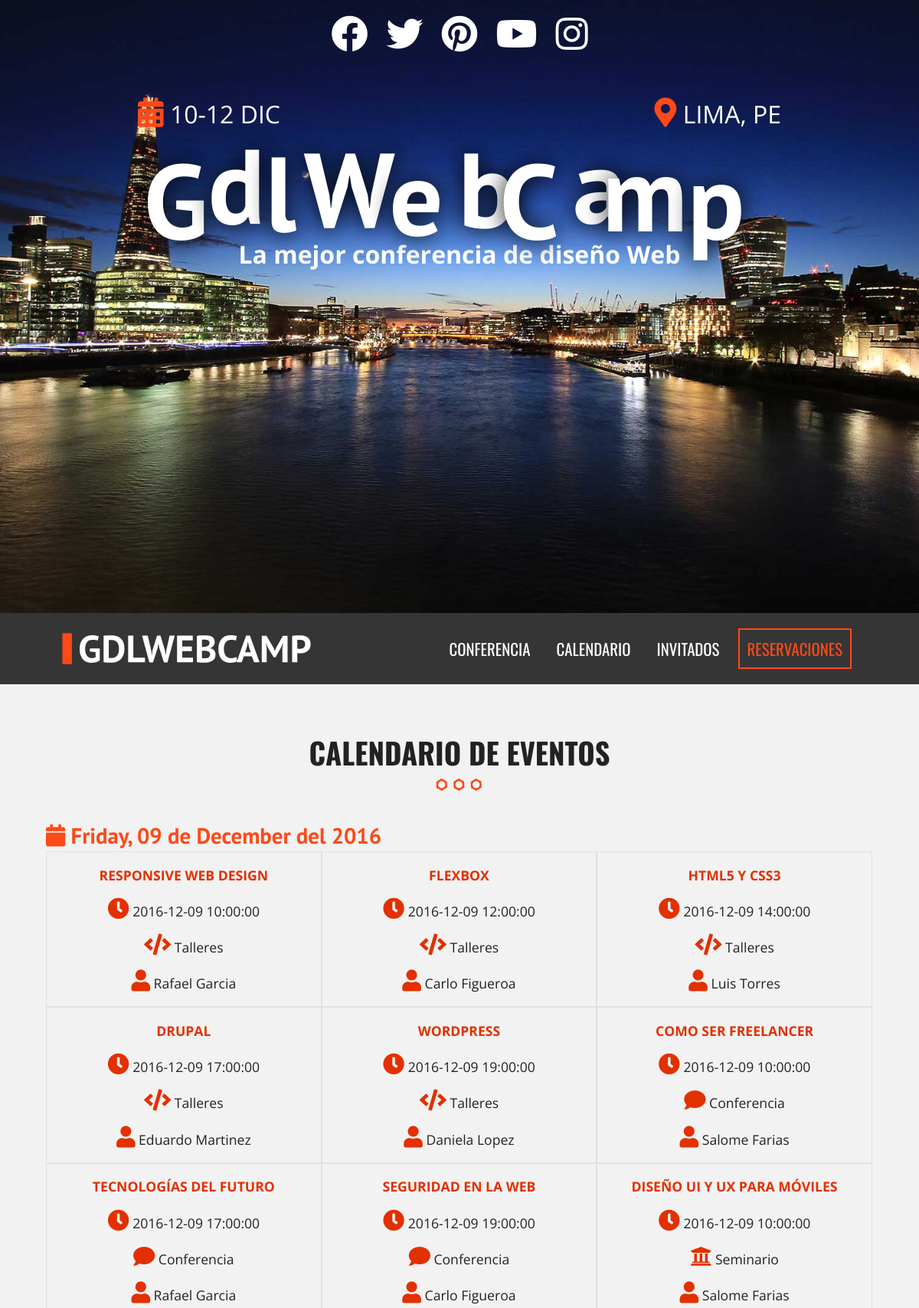
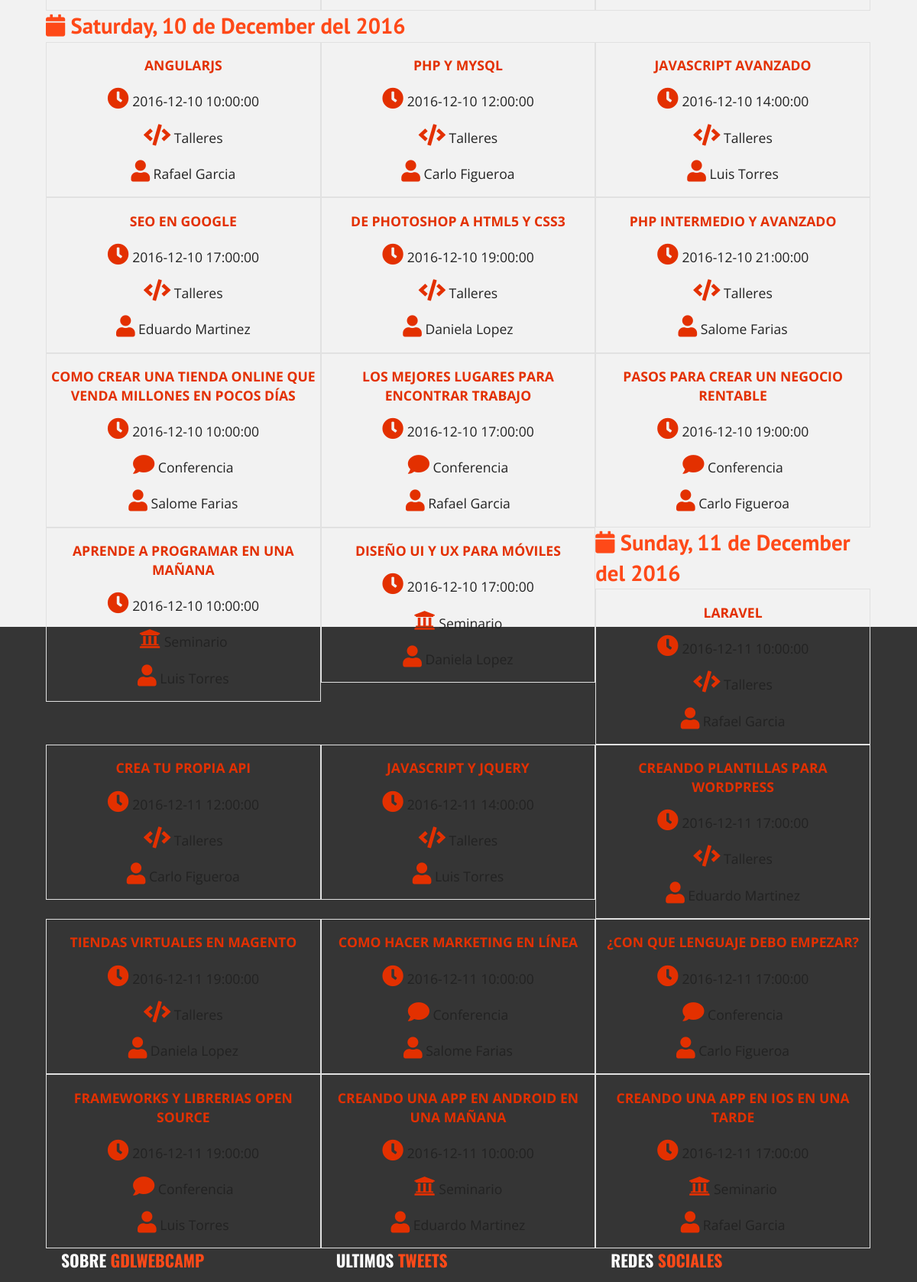
Page /calendario.php (upper part) on the committed database (2 pictures, top to bottom).
### tables this page shows
CREATE TABLE `eventos` (
  `evento_id` int(10) NOT NULL,
  `nombre_evento` varchar(80) NOT NULL,
  `fecha_evento` date NOT NULL,
  `hora_evento` time NOT NULL,
  `id_cat_evento` tinyint(10) NOT NULL,
  `id_inv` tinyint(10) NOT NULL,
  `clave` varchar(10) NOT NULL
);

CREATE TABLE `categoria_evento` (
  `id_categoria` tinyint(10) NOT NULL,
  `cat_evento` varchar(50) NOT NULL,
  `icon` varchar(15) NOT NULL
);

### calendario.php (the view, shortened to what this page needs)
<?php include_once 'includes/templates/header.php'; ?>
    <section class="seccion contenedor">
        <h2>Calendario de Eventos</h2>
      <?php
      try {
          require_once ('includes/funciones/bd_conexion.php');
          $sql= "SELECT evento_id, nombre_evento, fecha_evento, hora_evento, c.cat_evento, c.icon,i.nombre_invitado, i.ape_invotado FROM `eventos`  INNER JOIN categoria_evento c on c.id_categoria=eventos.id_cat_evento INNER JOIN invitados i on i.id_invitados=eventos.id_inv";
          $resultado = $conn->query($sql);
      } catch (\Exception $e) {
          echo $e->getMessage();
      } ?>
        <div class="calendario">
            <?php
                $calendario = array ();
                while ($eventos = $resultado->fetch_assoc()) {
                    $fecha = $eventos["fecha_evento"];
                    $evento = array(
                        'titulo' => $eventos["nombre_evento"],
                        'fecha' => $eventos["fecha_evento"],
                        'hora' => $eventos ["hora_evento"],
                        'categoria' => $eventos ["cat_evento"],
                        'icono' => "fas " . $eventos["icon"],
                        'invitados' => $eventos["nombre_invitado"] . " " . $eventos["ape_invotado"]
                    );
                    $calendario[$fecha][] = $evento;
             }  ?>
            <?php
                foreach ($calendario as $dia => $lista_evento) {
            ?>
                    <h3>
                        <i class="fa fa-calendar"></i>
                        <?php
                            echo strftime("%A, %d de %B del %Y", strtotime($dia));
                        ?>
                    </h3>
                    <?php foreach ($lista_evento as $evento ) { ?>
                        <div class="dia">
                            <p class="titulo"><?php echo $evento["titulo"]; ?></p>
                            <p class="hora">
                                <i class="fas fa-clock"></i>
                                <?php echo $evento["fecha"] . " " . $evento["hora"]; ?>
                            </p>
                            <p>
                                <i class=" <?php echo $evento["icono"]; ?>" aria-hidden="true"></i>
                                <?php echo $evento["categoria"]; ?>
                            </p>
                            <p>
                                <i class="fas fa-user"></i>
                                <?php echo $evento["invitados"]; ?>
                            </p>
                        </div>
                    <?php } ?>
            <?php }  ?>
        </div>
    </section>
    <?php include_once 'includes/templates/footer.php'; ?>

### includes/templates/header.php (shortened to what this page needs)
<!doctype html>
<html class="no-js" lang="es">
<head>
    <link rel="stylesheet" href="https://unpkg.com/leaflet@1.7.1/dist/leaflet.css" />
    <link rel="stylesheet" href="css/normalize.css">
    <link rel="stylesheet" href="css/all.css">
    <link rel="stylesheet" href="css/main.css">
    <link rel="stylesheet" href="css/lightbox.css">
</head>
<body>
    <header class="site-header">
        <div class="hero">
            <div class="contenido-header">
                <nav class="redes-sociales">
                    <a href="#"><i class="fab fa-facebook"></i></a>
                    <a href="#"><i class="fab fa-twitter"></i></a>
                    <a href="#"><i class="fab fa-pinterest"></i></a>
                    <a href="#"><i class="fab fa-youtube"></i></a>
                    <a href="#"><i class="fab fa-instagram"></i></a>
                </nav>
                <div class="informacion-evento">
                    <div class="clearfix">
                        <p class="fecha"><i class="fas fa-calendar-alt"></i> 10-12 Dic</p>
                        <p class="ciudad"><i class="fas fa-map-marker-alt"></i> Lima, PE</p>
                    </div>
                    <h1 class="nombre-sitio">GdlWebCamp</h1>
                    <p class="slogan"><span>La mejor conferencia de diseño Web</span> </p>
                </div>
            </div>
        </div>
    </header>
    <div class="barra">
        <div class="contenedor clearfix">
            <div class="logo">
                <a href="index.php">
                <img src="img/logo.svg" alt="logo">
                </a>
            </div>
            <nav class="navegacion-principal">
                <a href="conferencia.php">Conferencia</a>
                <a href="calendario.php">Calendario</a>
                <a href="invitados.php">Invitados</a>
                <a href="registro.php">Reservaciones</a>
            </nav>
        </div>
    </div>
    </html>

### includes/templates/footer.php (shortened to what this page needs)
<footer class="site-footer">
<div class="contenedor clearfix">
    <div class="footer-informacion">
        <h3>Sobre <span>gdlwebcamp</span></h3>
    </div>
    <div class="ultimos-tweets">
        <h3>Ultimos <span>Tweets</span></h3>
    </div>
    <div class="menu">
        <h3>Redes <span>Sociales</span></h3>
    </div>
</div>
</footer>
</body>
</html>

### css/all.css (style rules this page uses)
.fa, .fas, .far, .fal, .fad, .fab { -moz-osx-font-smoothing: grayscale; -webkit-font-smoothing: antialiased; display: inline-block; font-style: normal; font-variant: normal; text-rendering: auto; line-height: 1; }
.fa-calendar:before { content: "\f133"; }
.fa-calendar-alt:before { content: "\f073"; }
.fa-clock:before { content: "\f017"; }
.fa-code:before { content: "\f121"; }
.fa-comment:before { content: "\f075"; }
.fa-facebook:before { content: "\f09a"; }
.fa-instagram:before { content: "\f16d"; }
.fa-map-marker-alt:before { content: "\f3c5"; }
.fa-pinterest:before { content: "\f0d2"; }
.fa-twitter:before { content: "\f099"; }
.fa-university:before { content: "\f19c"; }
.fa-user:before { content: "\f007"; }
.fa-youtube:before { content: "\f167"; }
.fab { font-family: 'Font Awesome 5 Brands'; font-weight: 400; }
.fa, .fas { font-family: 'Font Awesome 5 Free'; font-weight: 900; }

### rows in the picture
eventos: nombre_evento "RESPONSIVE WEB DESIGN", fecha_evento "2016-12-09", hora_evento "10:00:00", id_cat_evento.cat_evento "Talleres", invitados "Rafael Garcia"
eventos: nombre_evento "FLEXBOX", fecha_evento "2016-12-09", hora_evento "12:00:00", id_cat_evento.cat_evento "Talleres", invitados "Carlo Figueroa"
eventos: nombre_evento "HTML5 Y CSS3", fecha_evento "2016-12-09", hora_evento "14:00:00", id_cat_evento.cat_evento "Talleres", invitados "Luis Torres"
eventos: nombre_evento "DRUPAL", fecha_evento "2016-12-09", hora_evento "17:00:00", id_cat_evento.cat_evento "Talleres", invitados "Eduardo Martinez"
eventos: nombre_evento "WORDPRESS", fecha_evento "2016-12-09", hora_evento "19:00:00", id_cat_evento.cat_evento "Talleres", invitados "Daniela Lopez"
eventos: nombre_evento "COMO SER FREELANCER", fecha_evento "2016-12-09", hora_evento "10:00:00", id_cat_evento.cat_evento "Conferencia", invitados "Salome Farias"
eventos: nombre_evento "TECNOLOGÍAS DEL FUTURO", fecha_evento "2016-12-09", hora_evento "17:00:00", id_cat_evento.cat_evento "Conferencia", invitados "Rafael Garcia"
eventos: nombre_evento "SEGURIDAD EN LA WEB", fecha_evento "2016-12-09", hora_evento "19:00:00", id_cat_evento.cat_evento "Conferencia", invitados "Carlo Figueroa"
eventos: nombre_evento "DISEÑO UI Y UX PARA MÓVILES", fecha_evento "2016-12-09", hora_evento "10:00:00", id_cat_evento.cat_evento "Seminario", invitados "Salome Farias"
eventos: nombre_evento "ANGULARJS", fecha_evento "2016-12-10", hora_evento "10:00:00", id_cat_evento.cat_evento "Talleres", invitados "Rafael Garcia"
eventos: nombre_evento "PHP Y MYSQL", fecha_evento "2016-12-10", hora_evento "12:00:00", id_cat_evento.cat_evento "Talleres", invitados "Carlo Figueroa"
eventos: nombre_evento "JAVASCRIPT AVANZADO", fecha_evento "2016-12-10", hora_evento "14:00:00", id_cat_evento.cat_evento "Talleres", invitados "Luis Torres"
eventos: nombre_evento "SEO EN GOOGLE", fecha_evento "2016-12-10", hora_evento "17:00:00", id_cat_evento.cat_evento "Talleres", invitados "Eduardo Martinez"
eventos: nombre_evento "DE PHOTOSHOP A HTML5 Y CSS3", fecha_evento "2016-12-10", hora_evento "19:00:00", id_cat_evento.cat_evento "Talleres", invitados "Daniela Lopez"
eventos: nombre_evento "PHP INTERMEDIO Y AVANZADO", fecha_evento "2016-12-10", hora_evento "21:00:00", id_cat_evento.cat_evento "Talleres", invitados "Salome Farias"
eventos: nombre_evento "COMO CREAR UNA TIENDA ONLINE QUE VENDA MILLONES EN POCOS DÍAS", fecha_evento "2016-12-10", hora_evento "10:00:00", id_cat_evento.cat_evento "Conferencia", invitados "Salome Farias"
eventos: nombre_evento "LOS MEJORES LUGARES PARA ENCONTRAR TRABAJO", fecha_evento "2016-12-10", hora_evento "17:00:00", id_cat_evento.cat_evento "Conferencia", invitados "Rafael Garcia"
eventos: nombre_evento "PASOS PARA CREAR UN NEGOCIO RENTABLE", fecha_evento "2016-12-10", hora_evento "19:00:00", id_cat_evento.cat_evento "Conferencia", invitados "Carlo Figueroa"
eventos: nombre_evento "APRENDE A PROGRAMAR EN UNA MAÑANA", fecha_evento "2016-12-10", hora_evento "10:00:00", id_cat_evento.cat_evento "Seminario", invitados "Luis Torres"
eventos: nombre_evento "DISEÑO UI Y UX PARA MÓVILES", fecha_evento "2016-12-10", hora_evento "17:00:00", id_cat_evento.cat_evento "Seminario", invitados "Daniela Lopez"
eventos: nombre_evento "LARAVEL", fecha_evento "2016-12-11", hora_evento "10:00:00", id_cat_evento.cat_evento "Talleres", invitados "Rafael Garcia"
eventos: nombre_evento "CREA TU PROPIA API", fecha_evento "2016-12-11", hora_evento "12:00:00", id_cat_evento.cat_evento "Talleres", invitados "Carlo Figueroa"
eventos: nombre_evento "JAVASCRIPT Y JQUERY", fecha_evento "2016-12-11", hora_evento "14:00:00", id_cat_evento.cat_evento "Talleres", invitados "Luis Torres"
eventos: nombre_evento "CREANDO PLANTILLAS PARA WORDPRESS", fecha_evento "2016-12-11", hora_evento "17:00:00", id_cat_evento.cat_evento "Talleres", invitados "Eduardo Martinez"
eventos: nombre_evento "TIENDAS VIRTUALES EN MAGENTO", fecha_evento "2016-12-11", hora_evento "19:00:00", id_cat_evento.cat_evento "Talleres", invitados "Daniela Lopez"
eventos: nombre_evento "COMO HACER MARKETING EN LÍNEA", fecha_evento "2016-12-11", hora_evento "10:00:00", id_cat_evento.cat_evento "Conferencia", invitados "Salome Farias"
eventos: nombre_evento "¿CON QUE LENGUAJE DEBO EMPEZAR?", fecha_evento "2016-12-11", hora_evento "17:00:00", id_cat_evento.cat_evento "Conferencia", invitados "Carlo Figueroa"
eventos: nombre_evento "FRAMEWORKS Y LIBRERIAS OPEN SOURCE", fecha_evento "2016-12-11", hora_evento "19:00:00", id_cat_evento.cat_evento "Conferencia", invitados "Luis Torres"
eventos: nombre_evento "CREANDO UNA APP EN ANDROID EN UNA MAÑANA", fecha_evento "2016-12-11", hora_evento "10:00:00", id_cat_evento.cat_evento "Seminario", invitados "Eduardo Martinez"
eventos: nombre_evento "CREANDO UNA APP EN IOS EN UNA TARDE", fecha_evento "2016-12-11", hora_evento "17:00:00", id_cat_evento.cat_evento "Seminario", invitados "Rafael Garcia"

### other values in the picture
strftime("%A, %d de %B del %Y", strtotime($dia)) "Friday, 09 de December del 2016"
strftime("%A, %d de %B del %Y", strtotime($dia)) "Saturday, 10 de December del 2016"
strftime("%A, %d de %B del %Y", strtotime($dia)) "Sunday, 11 de December del 2016"
